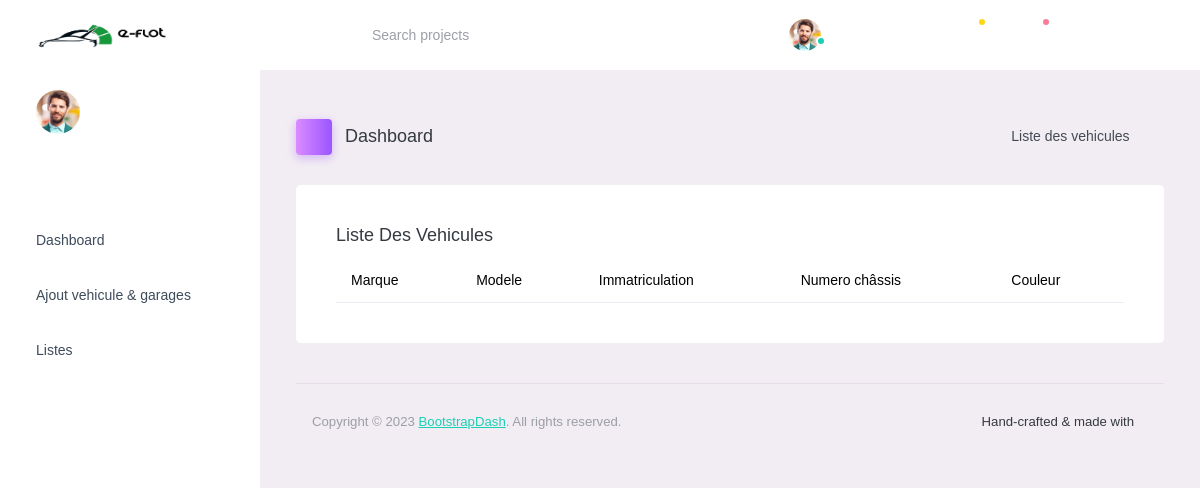
Page /Tableau/de/board/liste/vehicules/ on the earlier database version.
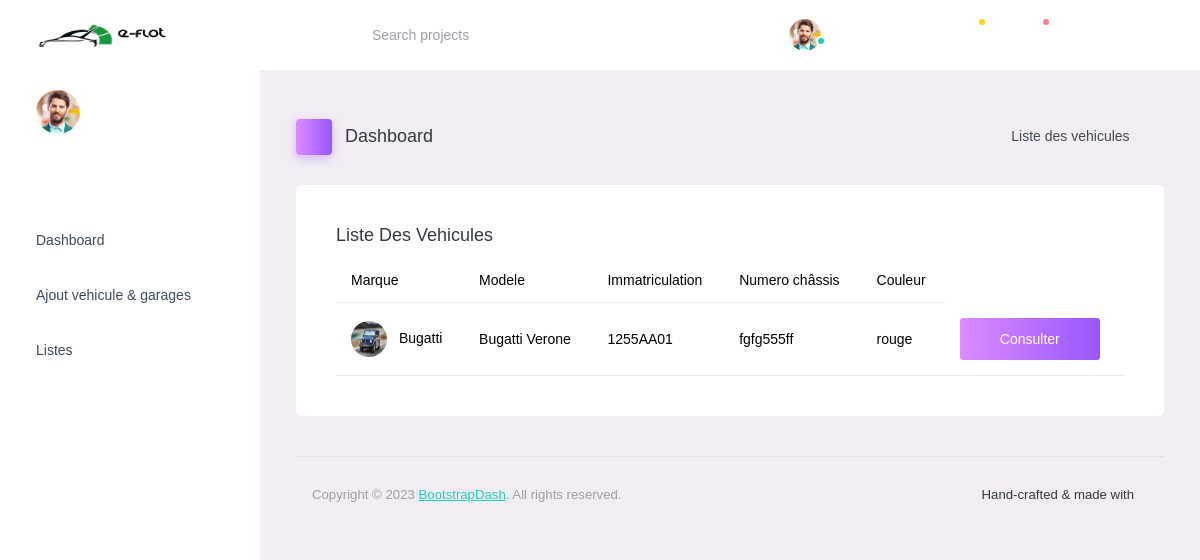
Same page on the later database version.
### admin_dashboard/models.py (models this page shows, shortened)
class Voiture(models.Model):
    modele = models.ForeignKey(Modele, on_delete=models.CASCADE)
    TRANSMISSION_CHOICES = [
        ('Manuelle', 'Manuelle'),
        ('Automatique', 'Automatique'),
    ]
    TYPES_CARBURANT_CHOICES  = [
        ("Gasoil", "Gasoil"),
        ("Super", "Super"),
        ("Essence", "Essence"),
    ]
    nombre_de_vitesse = models.IntegerField(default=5, validators=[MinValueValidator(1), MaxValueValidator(10)])
    annee_fabrication = models.DateField()
    kilometrage = models.PositiveIntegerField()
    type_carburant = models.CharField(choices=TYPES_CARBURANT_CHOICES,max_length=50)
    transmission = models.CharField(max_length=50, choices=TRANSMISSION_CHOICES)
    numero_serie = models.CharField(max_length=100)
    immatriculation = models.CharField(max_length=20)
    symptomes = models.TextField()
    couleur_voiture = models.CharField(max_length=50)
    historique_maintenance = models.TextField()
    codes_erreur = models.TextField(blank=True, null=True)
    photo_voiture = models.ImageField(upload_to="voitures/")
    numero_chassi = models.CharField(max_length=50)

class Modele(models.Model):
    nom = models.CharField(max_length=100)
    marque = models.ForeignKey(MarqueVoiture, on_delete=models.CASCADE, related_name='modeles')
    def __str__(self):
        return f"{self.marque} {self.nom}"

class MarqueVoiture(models.Model):
    marque = models.CharField(max_length=100)
    def __str__(self):
        return self.marque

### admin_dashboard/views.py (the view)
# urls.py: path('Tableau/de/board/liste/vehicules/', list_voitures, name='liste_voiture'),
def list_voitures(request):
    voitures = Voiture.objects.all().order_by('-id')
    datas = {
        'voitures': voitures,
    }
    return render(request, 'dist/pages/gestion/liste-vehicule.html', datas)

### admin_dashboard/templates/dist/pages/gestion/liste-vehicule.html (shortened to what this page needs)
{% extends 'dist/base.html' %}
{% load static %}
{% block content %}
   <div class="main-panel">
          <div class="content-wrapper">
            <div class="page-header">
              <h3 class="page-title">
                <span
                  class="page-title-icon bg-gradient-primary text-white me-2"
                >
                  <i class="mdi mdi-home"></i>
                </span>
                Dashboard
              </h3>
              <nav aria-label="breadcrumb">
                <ul class="breadcrumb">
                  <li class="breadcrumb-item active" aria-current="page">
                    Liste des vehicules
                    <i
                      class="mdi mdi-alert-circle-outline icon-sm text-primary align-middle"
                    ></i>
                  </li>
                </ul>
              </nav>
            </div>
            <div class="row">
              <div class="col-12 grid-margin">
                <div class="card">
                  <div class="card-body">
                    <h4 class="card-title">Liste des vehicules</h4>
                    <div class="table-responsive">
                      <table class="table">
                        <thead>
                          <tr>
                            <th>Marque</th>
                            <th>Modele</th>
                            <th>Immatriculation</th>
                            <th>Numero châssis</th>
                            <th>Couleur</th>
                          </tr>
                        </thead>
                        {% for voiture in voitures %}
                        <tbody>
                          <tr>
                            <td>
                              <img
                                src="{{ voiture.photo_voiture.url }}"
                                class="me-2"
                                alt="image"
                              />
                              {{ voiture.modele.marque }}
                            </td>
                            <td>{{ voiture.modele }}</td>
                            <td>{{ voiture.immatriculation }}</td>
                            <td>
                                {{voiture.numero_chassi}}
                            </td>
                            <td>{{voiture.couleur_voiture}}</td>
                            <td><a class="btn btn-gradient-primary" href="">Consulter</a></td>
                          </tr>
                        </tbody>
                        {% endfor %}
                      </table>
                    </div>
                  </div>
                </div>
              </div>
            </div>
          <footer class="footer">
            <div
              class="d-sm-flex justify-content-center justify-content-sm-between"
            >
              <span
                class="text-muted text-center text-sm-left d-block d-sm-inline-block"
                >Copyright © 2023
                <a href="https://www.bootstrapdash.com/" target="_blank"
                  >BootstrapDash</a
                >. All rights reserved.</span
              >
              <span
                class="float-none float-sm-right d-block mt-1 mt-sm-0 text-center"
                >Hand-crafted & made with
                <i class="mdi mdi-heart text-danger"></i
              ></span>
            </div>
          </footer>
        </div>
      </div>
    </div>
  </body>
</html>
{% endblock content %}

Differences in the rows shown:
added Voiture: photo_voiture (picture), modele.marque "Bugatti", modele "Bugatti Verone", immatriculation "1255AA01", numero_chassi "fgfg555ff", couleur_voiture "rouge"
